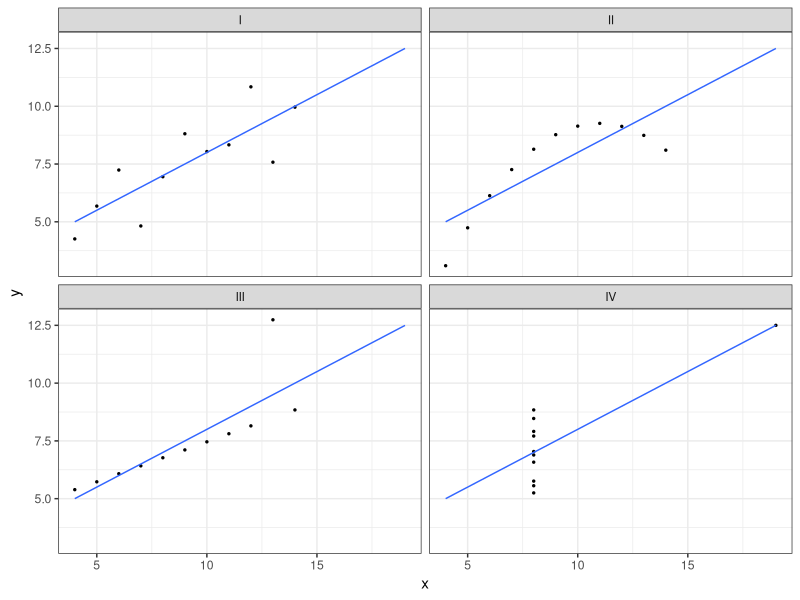

This figure's R source:
## ---- chunk 1
knitr::opts_chunk$set(echo = F, prompt = F, warning = F, message = F, comment='#>')
# Thanks to 
# https://github.com/ramnathv/slidify/issues/189#issuecomment-15850008
hook1 <- function(x){ gsub("```\n*```r*\n*", "", x) }
hook2 <- function(x){ gsub("```\n+```\n", "", x) }
knitr::knit_hooks$set(document = hook1)
## ---- chunk 2
library(tidyverse)
library(knitr)
theme_set(theme_classic())
## ---- chunk 3
quartet <- read_csv('../data/quartet.csv')
quartet %>% 
  group_by(set) %>% 
  summarise(mean(x), mean(y), sd(x), sd(y), cor(x,y)) %>% 
  kable(digits=2)
## ---- chunk 4
quartet %>% 
  ggplot(mapping = aes(x = x, y = y)) +
  geom_point(size=0.5) +
  stat_smooth(method = 'lm', se = F, fullrange = T, size = 0.5) +
  facet_wrap(~ set) +
  theme_bw()
